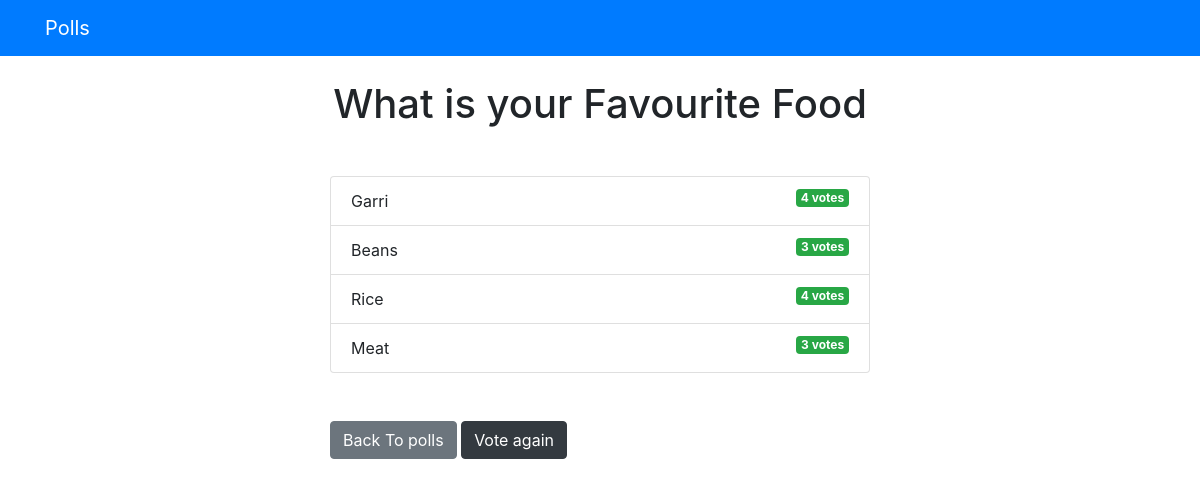
Page /polls/1/results/ on the committed database.
### polls/models.py (models this page shows, shortened)
class Question(models.Model):
    question_text = models.CharField(max_length=200)
    pub_date = models.DateTimeField('date published')

class Choice(models.Model):
    question = models.ForeignKey(Question, on_delete=models.CASCADE)#relate to another table
    choice_text = models.CharField(max_length=200)
    votes= models.IntegerField(default=0)

### polls/views.py (the view)
# urls.py: path('<int:question_id>/results/', views.results, name='results'),
def results(request, question_id):
    question = get_object_or_404(Question, pk=question_id)
    return render(request, 'polls/results.html', {'question': question})

### templates/polls/results.html
{% extends 'base.html' %}
{% block content %}
<h1 class="mb-5 text-center">{{question.question_text}}</h1>
<ul class="list-group mb-5">
    {% for choice in question.choice_set.all%}
    <li class="list-group-item">
        {{choice.choice_text}}
        <span class="badge badge-success float-right">
            {{choice.votes}} vote{{choice.votes | pluralize}}
        </span>
    </li>
    {%endfor%}
</ul>
<a class="btn btn-secondary" href="{% url 'polls:index'%}">Back To polls</a>
<a class="btn btn-dark" href="{% url 'polls:detail' question.id%}">Vote again</a>
{%endblock%}

### templates/base.html (shortened to what this page needs)
<!DOCTYPE html>
<html lang="en">
<head>
    <link rel="stylesheet" href="https://stackpath.bootstrapcdn.com/bootstrap/4.5.0/css/bootstrap.min.css">
</head>
<body>
    {% include 'partials/_navBar.html'%}
    <div class="container">
        <div class="row">
            <div class="col-md-6 m-auto">
                {%block content%}{%endblock%}
            </div>
        </div>
    </div>
</body>
</html>

### templates/partials/_navBar.html
<nav class="navbar navbar-dark bg-primary mb-4">
    <div class="container">
        <a class="navbar-brand" href="/">Polls</a>
    </div>
</nav>

### rows in the picture
Question: question_text "What is your Favourite Food"
Choice: choice_text "Garri", votes "4", votes|pluralize "s"
Choice: choice_text "Beans", votes "3", votes|pluralize "s"
Choice: choice_text "Rice", votes "4", votes|pluralize "s"
Choice: choice_text "Meat", votes "3", votes|pluralize "s"
